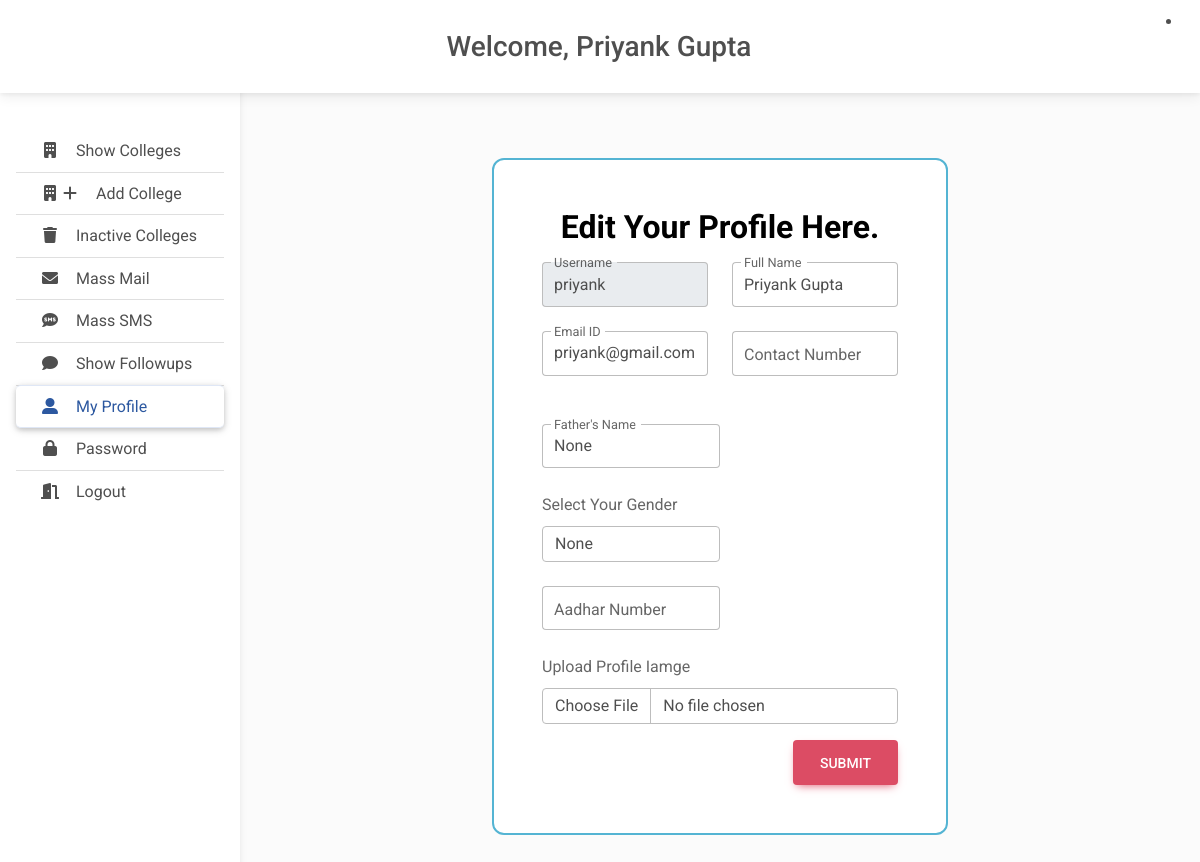
/editprofile (signed in), run on an earlier commit of the app's database.
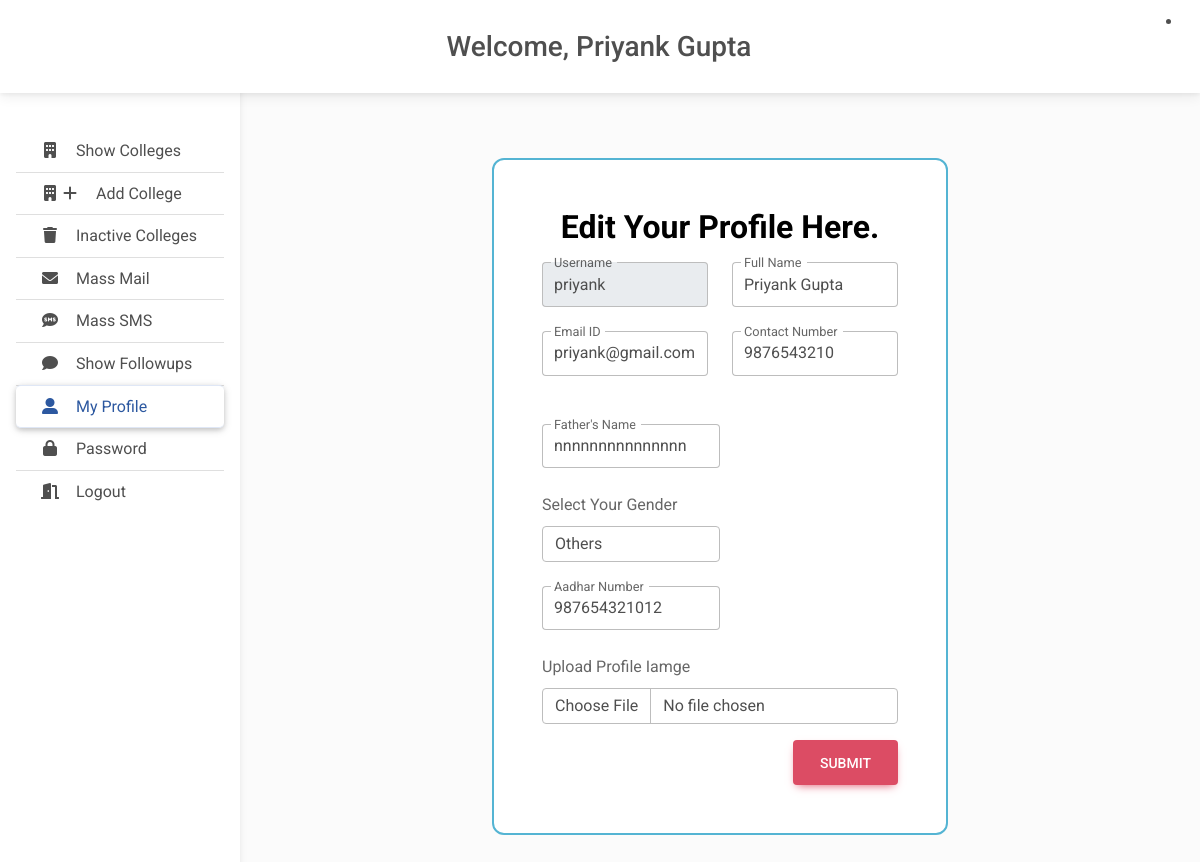
And on a later commit of the database.
### user/models.py (models this page shows, shortened)
class Employee(AbstractUser) :
    name = models.CharField(max_length=32 ,null = True)
    state = models.CharField(max_length=1000,null=True)
    mobile = models.CharField(max_length=32 ,null = True)
    fathername = models.CharField(max_length=32 ,null = True)
    gender = models.CharField(max_length=32 ,null = True)
    aadhar = models.CharField(max_length=32 ,null = True)
    imageurl = models.CharField(max_length=100,null = True)

### user/views.py (the view, shortened to what this page needs)
# urls.py: path('editprofile', views.editprofile, name = 'editprofile'),
def editprofile(request):
    if  request.user.is_authenticated :
      u = Employee.objects.get(username=request.user.username)
      context = {'u': u,'user':u,}
      return render (request,'editprofile.html',context)
    else :
      return redirect('/login')

### templates/editprofile.html (shortened to what this page needs)
{% extends 'base.html' %}
{%load static %}
{% block main %}
<main style="margin-top: 110px">
  <div class="container py-5 h-100">
    <div class="row d-flex justify-content-center align-items-center h-100">
      <div class="col-xl-6">
        <div class="border border-2 border-info bg-white rounded-6 card-body p-md-5 text-black">
          <form action="/editprofile" method="POST" enctype="multipart/form-data">
            <div class="align-items-center mb-3 pb-0">
              <div class="text-center h2 fw-bold mb-0">Edit Your Profile Here.</div>
            </div>
            <div class="row">
              <div class="col-md-6 mb-4">
                <div class="form-outline">
                  <input type="text" name="username" id="form3Example1m" value="{{user.username}}"
                    class="form-control form-control-lg" readonly />
                  <label class="form-label" for="form3Example1m">Username</label>
                </div>
              </div>
              <div class="col-md-6 mb-4">
                <div class="form-outline">
                  <input type="text" name="name" id="form3Example1n" value="{{user.name}}"
                    class="form-control form-control-lg" required />
                  <label class="form-label" for="form3Example1n">Full Name</label>
                </div>
              </div>
            </div>
            <div class="row">
              <div class="col-md-6 mb-4">
                <div class="form-outline mb-4">
                  <input type="text" name="email" id="form3Example97" value='{{user.email}}'
                    class="form-control form-control-lg" required />
                  <label class="form-label" for="form3Example97">Email ID</label>
                </div>
              </div>
              <div class="col-md-6 mb-4">
                <div class="form-outline">
                  <input type="number" name="mobile" id="form3Example1n1" value='{{user.mobile}}'
                    class="form-control form-control-lg" title="Please, Enter Valid Mobile Number."
                    pattern="[1-9]{1}[0-9]{9}" required />
                  <label class="form-label" for="form3Example1n1">Contact Number</label>
                </div>
              </div>
            </div>
            <div class="col-md-6 mb-4">
              <div class="form-outline">
                <input type="text" name="fathername" id="form3Example1n1" value='{{user.fathername}}'
                  class="form-control form-control-lg" required />
                <label class="form-label" for="form3Example1n1">Father's Name</label>
              </div>
            </div>
            <div class="col-md-6 mb-4">
              <label class="form-label" for="form3Example1n1">Select Your Gender</label>
              <select name="gender" placeholder="Gender" value='{{user.gender}}'
                class="form-control select-input placeholder-active active focused" required>
                <option value="{{user.gender}}">{{user.gender}}</option>
              </select>
            </div>
            <div class="col-md-6 mb-4">
              <div class="form-outline">
                <input type="number" name="aadhar" id="form3Example1n1" value='{{user.aadhar}}'
                  class="form-control form-control-lg" title="Please, Enter Valid Aadhar Number."
                  pattern="[1-9]{1}[0-9]{11}" required />
                <label class="form-label" for="form3Example1n1">Aadhar Number</label>
              </div>
            </div>
            <label class="form-label" for="customFile">Upload Profile Iamge</label>
            <input type="file" class="form-control" name='profileimage' id="customFile" />
            <div class="d-flex justify-content-end pt-3">
              <input class="btn btn-danger btn-lg ms-2" type="submit" value="Submit" />
            </div>
          </form>
        </div>
      </div>
    </div>
  </div>
</main>
{%endblock main%}

### templates/base.html (shortened to what this page needs)
{% load static %}
<!DOCTYPE html>
<html lang="en">
<head>
  <link rel="stylesheet" href="https://cdnjs.cloudflare.com/ajax/libs/font-awesome/6.0.0/css/all.min.css" />
  <link rel="stylesheet" href="{% static 'css/mdb.min.css' %}" />
  <link rel="stylesheet" href="{% static 'css/main.css' %}" />
  <link rel="stylesheet" href="{% static 'css/chat.css' %}" />
</head>
<body>
  <header>
    <nav id="sidebarMenu" class="collapse d-lg-block bg-white sidebar collapse">
      <div class="pt-5 position-sticky">
        <div class="list-group list-group-flush mx-3 mt-4 ">
          {% if u.is_authenticated %}
          <a href="/showcolleges" class="bg-transparent list-group-item list-group-item-action py-2 ripple {% if request.path == '/showcolleges' %}active{% endif %}"
            aria-current="true">
            <i class="fas fa-building fa-fw me-3"></i><span>Show Colleges</span>
          </a>
          <a href="/addcollege" class="bg-transparent list-group-item list-group-item-action py-2 ripple {% if request.path == '/addcollege' %}active{% endif %}"
            aria-current="true">
            <i class="fas fa-building fa-fw"></i><i class="fa fa-plus fa-fw me-3" aria-hidden="true"></i><span>Add College</span>
          </a>
          <a href="/inactivecolleges" class="bg-transparent list-group-item list-group-item-action py-2 ripple {% if request.path == '/inactivecolleges' %}active{% endif %}"
            aria-current="true">
            <i class="fa fa-trash fa-fw me-3" aria-hidden="true"></i><span>Inactive Colleges</span>
          </a>
          <a href="/massmail" class="bg-transparent list-group-item list-group-item-action py-2 ripple {% if request.path == '/massmail' %}active{% endif %}"
            aria-current="true">
            <i class="fa fa-envelope fa-fw me-3" aria-hidden="true"></i><span>Mass Mail</span>
          </a>
          <a href="/masssms" class="bg-transparent list-group-item list-group-item-action py-2 ripple {% if request.path == '/masssms' %}active{% endif %}"
            aria-current="true">
            <i class="fas fa-sms fa-fw me-3" aria-hidden="true"></i><span>Mass SMS</span>
          </a>
          <a href="/showfollowup" class="bg-transparent list-group-item list-group-item-action py-2 ripple {% if request.path == '/showfollowup' %}active{% endif %}"
            aria-current="true">
            <i class="fas fa-comment fa-fw me-3"></i><span>Show Followups</span>
          </a>
          <a href="/editprofile" class="bg-transparent list-group-item list-group-item-action py-2 ripple {% if request.path == '/editprofile' %}active{% endif %}">
            <i class="fas fa-user-alt fa-fw me-3"></i><span>My Profile</span>
          </a>
          <a href="/changepassword" class="bg-transparent list-group-item list-group-item-action py-2 ripple {% if request.path == '/changepassword' %}active{% endif %}"><i
              class="fas fa-lock fa-fw me-3"></i><span>Password</span></a>
          <a href="/logout" class="bg-transparent list-group-item list-group-item-action py-2 ripple"><i
              class="fas fa-door-open fa-fw me-3"></i><span>Logout</span></a>
          {% else %}
          <a href="#" class="bg-transparent list-group-item list-group-item-action py-2 ripple"><i
            class="fas fa-lock fa-fw me-3"></i><span>Reset Password</span></a>
          {% endif %}
        </div>
      </div>
    </nav>
    <nav id="main-navbar" class="navbar navbar-expand-lg bg-white fixed-top">
      <div class="container-fluid">
        <a class="navbar-brand" href="#">
        </a>
        <h3 class="d-none d-md-flex w-auto my-auto">Welcome, {{u.name}} </h3>
          <li class="nav-item dropdown">
            <a class="nav-link hidden-arrow d-flex align-items-center" href="#" id="navbarDropdownMenuLink"
              role="button" data-mdb-toggle="dropdown" aria-expanded="false">
            </a>
          </li>
      </div>
    </nav>
  </header>
  {% block main %}
  {% endblock main %}
</body>
</html>

What changed in the data, as far as the page shows it:
changed Employee "Priyank Gupta": mobile (not shown) → "9876543210"; fathername "None" → "nnnnnnnnnnnnnnn"; gender "None" → "Others"; aadhar (not shown) → "987654321012"
